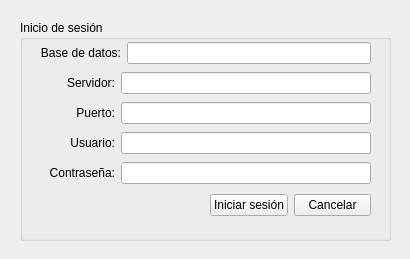
<?xml version="1.0" encoding="UTF-8"?>
<ui version="4.0">
 <class>LoginWindow</class>
 <widget class="QMainWindow" name="LoginWindow">
  <property name="geometry">
   <rect>
    <x>0</x>
    <y>0</y>
    <width>410</width>
    <height>259</height>
   </rect>
  </property>
  <property name="windowTitle">
   <string>Inicio</string>
  </property>
  <widget class="QWidget" name="centralwidget">
   <widget class="QGroupBox" name="groupBox">
    <property name="geometry">
     <rect>
      <x>20</x>
      <y>20</y>
      <width>371</width>
      <height>221</height>
     </rect>
    </property>
    <property name="title">
     <string>Inicio de sesión</string>
    </property>
    <widget class="QWidget" name="verticalLayoutWidget">
     <property name="geometry">
      <rect>
       <x>20</x>
       <y>20</y>
       <width>331</width>
       <height>151</height>
      </rect>
     </property>
     <layout class="QVBoxLayout" name="verticalLayout">
      <item>
       <layout class="QHBoxLayout" name="horizontalLayout_6">
        <item>
         <widget class="QLabel" name="lblDb">
          <property name="minimumSize">
           <size>
            <width>75</width>
            <height>0</height>
           </size>
          </property>
          <property name="text">
           <string>Base de datos:</string>
          </property>
          <property name="alignment">
           <set>Qt::AlignRight|Qt::AlignTrailing|Qt::AlignVCenter</set>
          </property>
         </widget>
        </item>
        <item>
         <widget class="QLineEdit" name="txtDb"/>
        </item>
       </layout>
      </item>
      <item>
       <layout class="QHBoxLayout" name="horizontalLayout_5">
        <item>
         <widget class="QLabel" name="lblServer">
          <property name="minimumSize">
           <size>
            <width>75</width>
            <height>0</height>
           </size>
          </property>
          <property name="text">
           <string>Servidor:</string>
          </property>
          <property name="alignment">
           <set>Qt::AlignRight|Qt::AlignTrailing|Qt::AlignVCenter</set>
          </property>
         </widget>
        </item>
        <item>
         <widget class="QLineEdit" name="txtServer"/>
        </item>
       </layout>
      </item>
      <item>
       <layout class="QHBoxLayout" name="horizontalLayout_4">
        <item>
         <widget class="QLabel" name="lblPort">
          <property name="minimumSize">
           <size>
            <width>75</width>
            <height>0</height>
           </size>
          </property>
          <property name="text">
           <string>Puerto:</string>
          </property>
          <property name="alignment">
           <set>Qt::AlignRight|Qt::AlignTrailing|Qt::AlignVCenter</set>
          </property>
         </widget>
        </item>
        <item>
         <widget class="QLineEdit" name="txtPort"/>
        </item>
       </layout>
      </item>
      <item>
       <layout class="QHBoxLayout" name="horizontalLayout">
        <item>
         <widget class="QLabel" name="lblUser">
          <property name="minimumSize">
           <size>
            <width>75</width>
            <height>0</height>
           </size>
          </property>
          <property name="text">
           <string>Usuario:</string>
          </property>
          <property name="alignment">
           <set>Qt::AlignRight|Qt::AlignTrailing|Qt::AlignVCenter</set>
          </property>
         </widget>
        </item>
        <item>
         <widget class="QLineEdit" name="txtUser"/>
        </item>
       </layout>
      </item>
      <item>
       <layout class="QHBoxLayout" name="horizontalLayout_3">
        <item>
         <widget class="QLabel" name="lblPassword">
          <property name="minimumSize">
           <size>
            <width>75</width>
            <height>0</height>
           </size>
          </property>
          <property name="text">
           <string>Contraseña:</string>
          </property>
          <property name="alignment">
           <set>Qt::AlignRight|Qt::AlignTrailing|Qt::AlignVCenter</set>
          </property>
         </widget>
        </item>
        <item>
         <widget class="QLineEdit" name="txtPassword">
          <property name="echoMode">
           <enum>QLineEdit::Password</enum>
          </property>
         </widget>
        </item>
       </layout>
      </item>
     </layout>
    </widget>
    <widget class="QWidget" name="horizontalLayoutWidget_6">
     <property name="geometry">
      <rect>
       <x>190</x>
       <y>170</y>
       <width>161</width>
       <height>31</height>
      </rect>
     </property>
     <layout class="QHBoxLayout" name="horizontalLayout_7">
      <item>
       <widget class="QPushButton" name="btnLogin">
        <property name="text">
         <string>Iniciar sesión</string>
        </property>
       </widget>
      </item>
      <item>
       <widget class="QPushButton" name="btnCancel">
        <property name="text">
         <string>Cancelar</string>
        </property>
       </widget>
      </item>
     </layout>
    </widget>
   </widget>
  </widget>
 </widget>
 <resources/>
 <connections/>
</ui>
